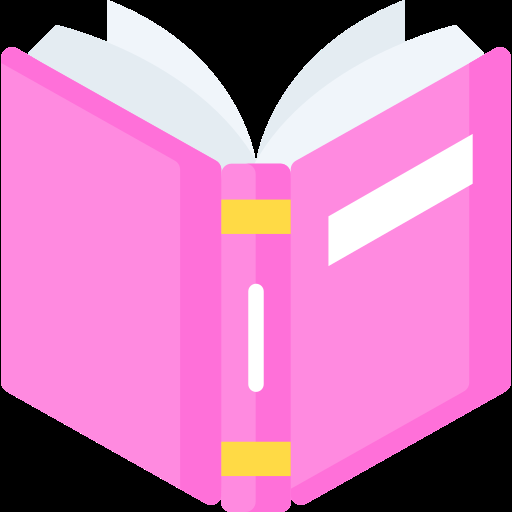
#> input picture Executável do Projeto/_internal/imagens/abra-o-livro.png, 512 x 512 px; its folder holds only this picture in this run
$ python -i tela.py   (imports and definitions only)
#> lines starting #> are read from the running program, lines starting #| are printed output that depends on the picture
import tkinter as tk
from tkinter import ttk, messagebox
from PIL import Image, ImageTk
from datetime import datetime
import dados
# IMPORTANDO S FUNÇÕES DA VIEW
from view import *

import os, sys
import sqlite3  # ADICIONE ESTE IMPORT!

# FUNÇÃO PARA ENCONTRAR ARQUIVOS QUANDO O PROGRAMA ESTIVER COMPILADO
# [19 lines left out: functions resource_path, get_db_path, not called in this run]


hoje = datetime.today().strftime('%d/%m/%Y')

# JANELA PRINCIPAL
# [5 lines not run here, left out]

# [1 line that did not run here, left out]
# [1 line not run here, left out]

# [1 line that did not run here, left out]
# [1 line not run here, left out]
# [1 line that did not run here, left out]

# [3 lines not run here, left out]

# [1 line that did not run here, left out]
# [10 lines not run here, left out]
# [1 line that did not run here, left out]
# [1 line that did not run here, left out]

# [2 lines that did not run here, left out]
# [1 line not run here, left out]

# [3 lines that did not run here, left out]
# [1 line not run here, left out]

# LISTRA ROXO ESCURO NO FINAL DA JANELA
# [1 line that did not run here, left out]
# [1 line not run here, left out]


# NOVO USUÁRIO
# [142 lines left out: functions novo_usuario, ver_usuario, not called in this run]


# [1 line not run here, left out]


#NOVO LIVRO
# [346 lines left out: functions novo_livro, ver_livros, realizar_emprestimo, ver_livros_emprestados, devolucao_emprestimo, not called in this run]


#CONTROLADOR DO MENU
def controle(i):
    # USUÁRIO
    if i == 'novo_usuario':
        for widget in frameDireita.winfo_children():
            widget.destroy()
        novo_usuario()

    #VER OS USUÁRIOS
    if i == 'ver_usuario':
        for widget in frameDireita.winfo_children():
            widget.destroy()
        ver_usuario()

    #ADICIONAR LIVRO
    if i == 'novo_livro':
        for widget in frameDireita.winfo_children():
            widget.destroy()
        novo_livro()

    #EXIBIR LIVROS
    if i == 'ver_livro':
        for widget in frameDireita.winfo_children():
            widget.destroy()
        ver_livros()

    #NOVO EMPRÉSTIMO
    if i == 'emprestimo':
        for widget in frameDireita.winfo_children():
            widget.destroy()
        realizar_emprestimo()

    #NOVO EMPRÉSTIMO
    if i == 'ver_emprestimo':
        for widget in frameDireita.winfo_children():
            widget.destroy()
        ver_livros_emprestados()

    if i == 'devolver_emprestimo':
        for widget in frameDireita.winfo_children():
            widget.destroy()
        devolucao_emprestimo()

#-------------------- MENU --------------------

#NOVO USUÁRIO
# [1 line not run here, left out]
# [1 line that did not run here, left out]

# [3 lines that did not run here, left out]
# [4 lines not run here, left out]
# [1 line that did not run here, left out]

# [3 lines that did not run here, left out]
# [4 lines not run here, left out]
# [1 line that did not run here, left out]

# [3 lines that did not run here, left out]
# [4 lines not run here, left out]
# [1 line that did not run here, left out]

# [4 lines that did not run here, left out]
# [4 lines not run here, left out]
# [1 line that did not run here, left out]

# [3 lines that did not run here, left out]
# [4 lines not run here, left out]
# [1 line that did not run here, left out]

# [3 lines that did not run here, left out]
# [4 lines not run here, left out]
# [1 line that did not run here, left out]

# [3 lines that did not run here, left out]
# [6 lines not run here, left out]

>>> import cv2
>>> picture = cv2.imread('imagens/abra-o-livro.png', cv2.IMREAD_GRAYSCALE)
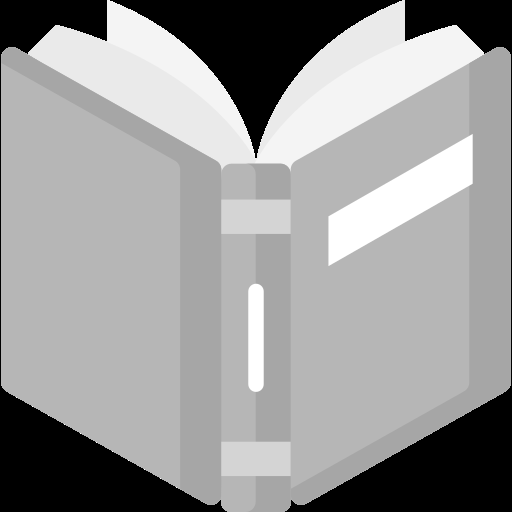
#> picture: shape (512, 512); min 0, max 255, mean 153.4
#> (the run stopped early here; a loop or call above may not have finished)

$ run again, on Executável do Projeto/_internal/imagens/adicionar-usuario.png
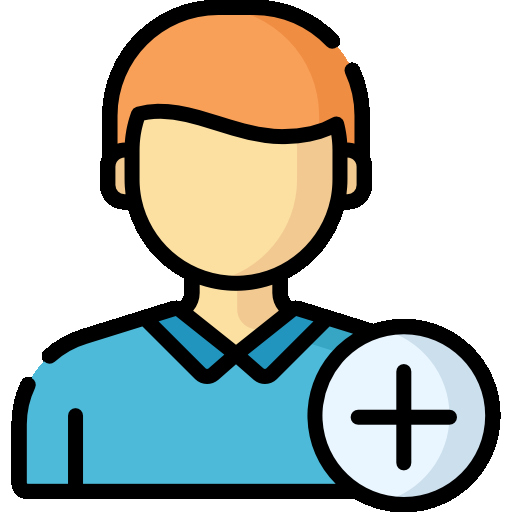
#> input picture Executável do Projeto/_internal/imagens/adicionar-usuario.png, 512 x 512 px
#> `picture = cv2.imread('imagens/abra-o-livro.png', cv2.IMREAD_GRAYSCALE)`:
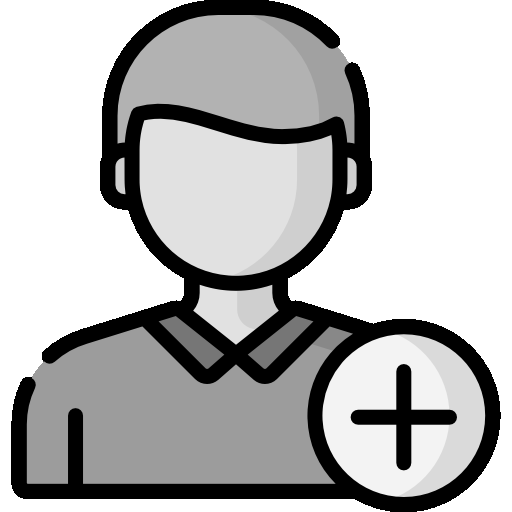
#> picture: shape (512, 512); min 0, max 255, mean 183
